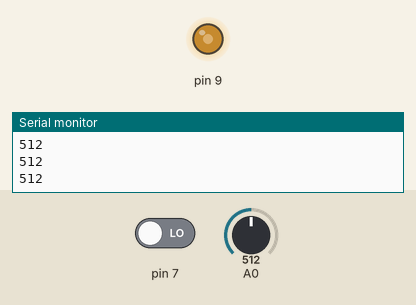
Recording of a sketch running on a simulated Arduino Uno, built with avr-gcc and run on an emulated ATmega328P. Parts: output pins drawn as LEDs (lit = HIGH), the last lines printed to the serial monitor. Inputs (shaded band) come from the test bench; at power-on: A0 = 512, pin 7 LOW.

Above: at 1.2 s.
1.3 s: A0 set to 716
At 1.7 s:
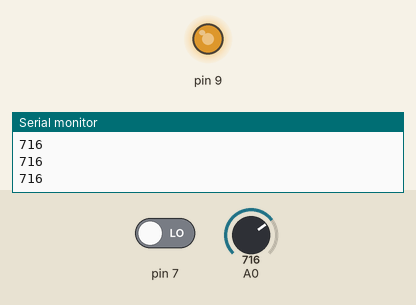
2.8 s: A0 set to 900
At 4.0 s:
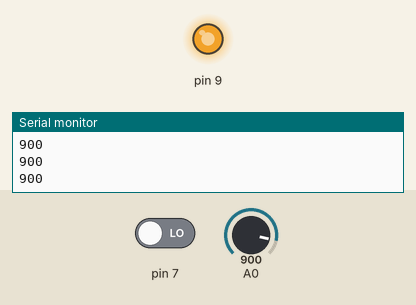
4.3 s: A0 set to 122
At 5.2 s:
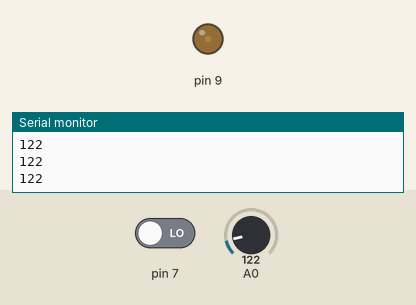
5.8 s: A0 set to 0
At 6.3 s:
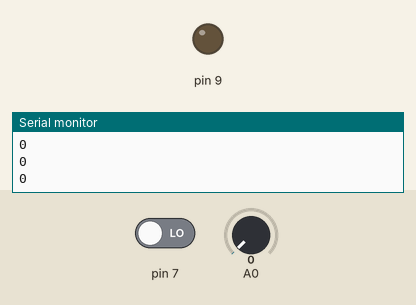
Timing chart, 0 to 8.3 s (numbered marks = the images above; inputs shaded):
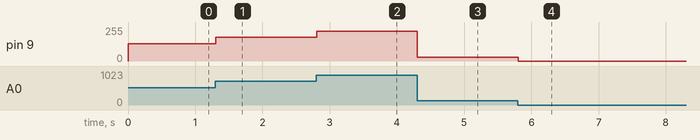

Measured:
- after the input at 1.3 s, pin 9: 128/255 → 179/255 at once
- after the input at 2.8 s, pin 9: 179/255 → 225/255 at once
- after the input at 4.3 s, pin 9: 225/255 → 30/255 at once
- after the input at 5.8 s, pin 9: 30/255 → 0/255 at once

The sketch:

clase_21_04.ino
```cpp
int estadoPulsador;
int estadoPerilla;
int luz;


void setup() {
  // put your setup code here, to run once:
pinMode(7,INPUT);
Serial.begin(9600);
pinMode(9, OUTPUT);
}

void loop() {
  // put your main code here, to run repeatedly:
digitalRead(7);
// Serial.println(estadoPulsador);

estadoPerilla = analogRead(A0);
Serial.println(estadoPerilla);

luz = estadoPerilla / 4;

analogWrite(9, luz);

}
```
